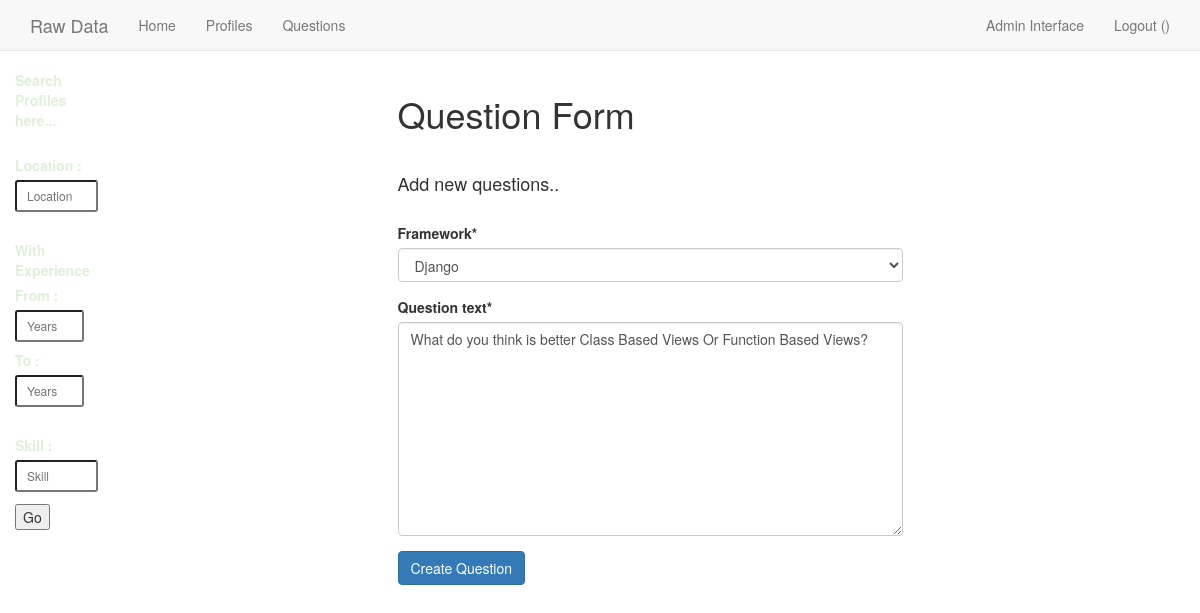
Screenshot of /questions/1/update/ (signed in) with the database file from the repository.
### questions/models.py (models this page shows, shortened)
class Question(models.Model):
    framework = models.ForeignKey(Framework, related_name='questions')
    question_text = models.TextField()

### questions/views.py (the view)
# urls.py: url(r'questions/(?P<id>[0-9]+)/update/$', question_update, name='question-update'),
def question_update(request, id=None):
    if request.user.is_authenticated() and request.user.is_superuser:
        question = Question.objects.get(id=id)
        if request.method == 'POST':
            form = QuestionForm(request.POST, instance=question)
            if form.is_valid():
                item = form.save(commit=False)
                question.question_text = item.question_text
                return HttpResponseRedirect(item.get_absolute_url())
        else:
            form = QuestionForm(instance=question)
        context = {
            "form": form,
        }
        return render(request, 'questions/question_form.html', context)
    return HttpResponse("You are not authorised to proceed.")

### questions/forms.py
class QuestionForm(forms.ModelForm):
    class Meta:
        model = Question
        fields = ('id',
                  'framework',
                  'question_text',
                  )

### questions/models.py (called while the page is built)
    def __str__(self):
        return self.name

### questions/templates/questions/question_form.html
{% extends "recruits/base.html" %}
{% load crispy_forms_tags %}
{% block content %}
<div class='col-sm-6 col-sm-offset-3'>
	<h1>Question Form</h1>
	<br>
	<h4>Add new questions..</h4>
	<br>
	<form method='POST' action=''>{% csrf_token %}
	  {{ form|crispy }}
	  <input class='btn btn-primary' type='submit' value='Create Question' />
	</form>
</div>
{% endblock %}

### static/css/navbar-static-top.css (style rules this page uses)
body { min-height: 2000px; }

### static/css/custom.css (style rules this page uses)
body { background-image: url("light-bg.jpg"); }

### rows the page displays
Question: framework "Django", question_text "What do you think is better Class Based Views Or Function Based Views?"
